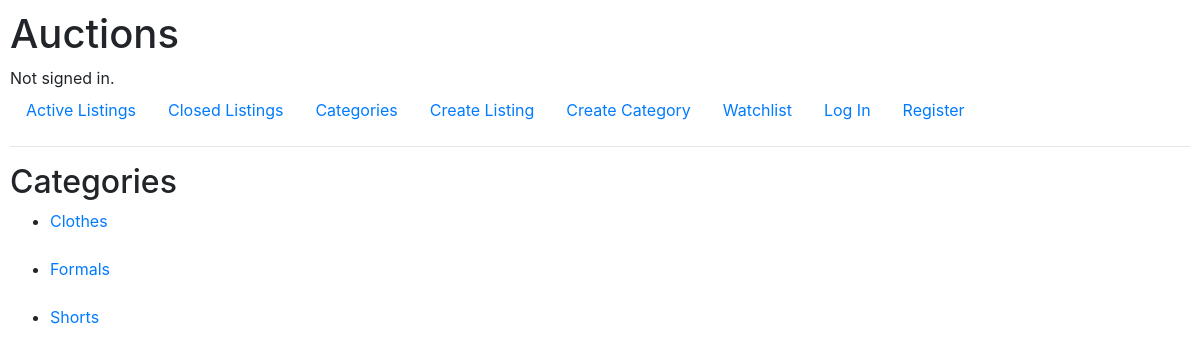
The page /categories on the database as committed earlier.
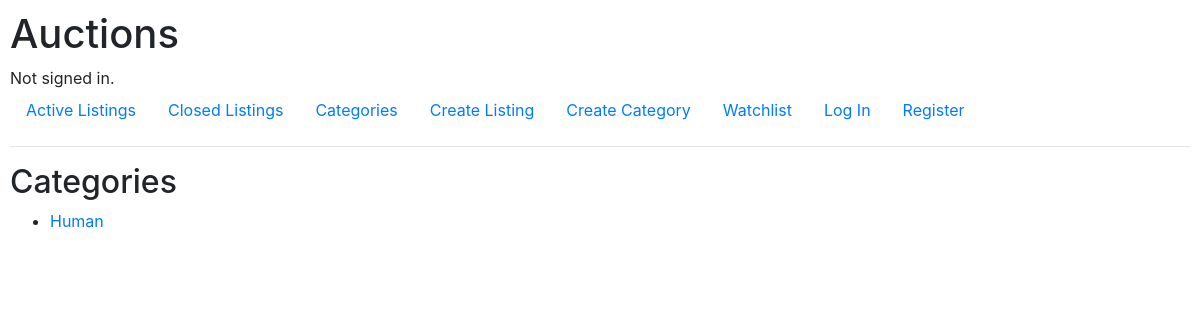
The same page on the database as committed later.
### auctions/models.py (models this page shows, shortened)
class Category(models.Model):
    name = models.CharField(max_length=64)

### auctions/views.py (the view)
# urls.py: path("categories", views.categories, name="categories"),
def categories(request):
    return render(request, "auctions/categories.html", {
        "categories": Category.objects.all()
        })

### auctions/templates/auctions/categories.html
{% extends "auctions/layout.html" %}
{% block body %}
    <h2>Categories</h2>
    <ul>
        {% for cat in categories %}
                <li>  <a href="{% url 'category' cat.name %}"> {{ cat.name }} </a> </li> <br>
        {% endfor %}
    </ul>
{% endblock %}

### auctions/templates/auctions/layout.html (shortened to what this page needs)
{% load static %}
<!DOCTYPE html>
<html lang="en">
    <head>
        <link rel="stylesheet" href="https://stackpath.bootstrapcdn.com/bootstrap/4.4.1/css/bootstrap.min.css">
        <link href="{% static 'styles.css' %}" rel="stylesheet">
    </head>
    <body>
        <h1>Auctions</h1>
        <div>
            {% if user.is_authenticated %}
                Signed in as <strong>{{ user.username }}</strong>.
            {% else %}
                Not signed in.
            {% endif %}
        </div>
        <ul class="nav">
            <li class="nav-item">
                <a class="nav-link" href="{% url 'index' %}">Active Listings</a>
            </li>
            <li class="nav-item">
                <a class="nav-link" href="{% url 'cls_listings' %}">Closed Listings</a>
            </li>
            <li class="nav-item">
                <a class="nav-link" href="{% url 'categories' %}">Categories</a>
            </li>
            <li class="nav-item">
                <a class="nav-link" href="{% url 'create' %}">Create Listing </a>
            </li>
            <li class="nav-item">
                <a class="nav-link" href="{% url 'create_cat' %}">Create Category </a>
            </li>
            <li class="nav-item">
                <a class="nav-link" href="{% url 'watchlist' %}">Watchlist</a>
            </li>
            {% if user.is_authenticated %}
                <li class="nav-item">
                    <a class="nav-link" href="{% url 'logout' %}">Log Out</a>
                </li>
            {% else %}
                <li class="nav-item">
                    <a class="nav-link" href="{% url 'login' %}">Log In</a>
                </li>
                <li class="nav-item">
                    <a class="nav-link" href="{% url 'register' %}">Register</a>
                </li>
            {% endif %}
        </ul>
        <hr>
        {% block body %}
        {% endblock %}
    </body>
</html>

### auctions/static/styles.css (style rules this page uses)
body { padding: 10px; }

Rows that differ between the two databases and show on the page:
removed Category: name "Formals"
removed Category: name "Shorts"
changed Category: name "Clothes" → "Human"
